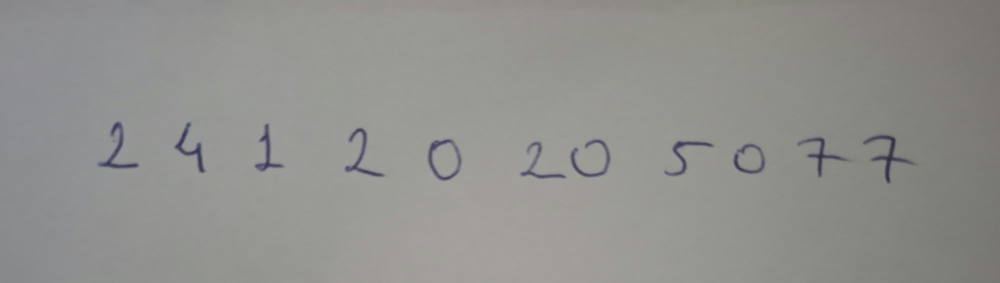
#> input picture numara.jpeg, 2000 x 566 px, given in place of numara.png, which was not available (shown at 1/2 size)
$ python split_digits.py numara.png --number 2021123456
#> lines starting #> are read from the running program, lines starting #| are printed output that depends on the picture; after the words box and inside, x2 and y2 are one past the last pixel; in counts of white or black regions, pixels touching at a corner belong together; pictures that were not available may be replaced by others from this repository, and a replacement may not be noted
"""
Tek görselde yan yana yazılmış rakamları ayırır, her birini MNIST biçimine (28x28,
siyah arka plan, beyaz rakam, ortalanmış) çevirir ve my_digits/ klasörüne kaydeder.

Kullanım:
    python split_digits.py numara.png --number 2021123456
    python split_digits.py tek_rakam.png --number 7        # tek rakam da olur
Seçenekler:
    --gap 0.15   rakamlar arası boşluk eşiği (rakam yüksekliğine oranı). Rakamlar
                 birleşik çıkıyorsa küçült (0.08), tek rakam ikiye bölünüyorsa büyüt (0.25).
Çıktı:
    my_digits/01_2.png, 02_0.png, ...   ve   results/split_preview.png (kontrol için)
"""
import argparse, os
import numpy as np
from PIL import Image, ImageOps
from scipy import ndimage
import matplotlib
matplotlib.use("Agg")
import matplotlib.pyplot as plt


def otsu(a):
    hist, _ = np.histogram(a, bins=256, range=(0, 255))
    p = hist / hist.sum(); w = np.cumsum(p); m = np.cumsum(p * np.arange(256))
    sb = (m[-1] * w - m) ** 2 / (w * (1 - w) + 1e-12)
    return int(np.argmax(sb))


def load_gray_inverted(path):
    a = np.array(ImageOps.exif_transpose(Image.open(path)).convert("L"), dtype=np.float32)
    bg = ndimage.gaussian_filter(a, max(a.shape) / 20)       # gölge / ışık farkını azalt
    if a.mean() > 127:                                       # beyaz kâğıt -> rakam beyaz olsun
        a = np.clip(bg - a, 0, None)
    else:
        a = np.clip(a - bg, 0, None)
    return a / (a.max() + 1e-8) * 255


def to_mnist(crop):
    """crop: rakam beyaz, arka plan siyah (0-255). 20x20'ye sığdır, 28x28'e ortala."""
    h, w = crop.shape
    s = 20.0 / max(h, w)
    img = Image.fromarray(crop.astype(np.uint8)).resize(
        (max(1, round(w * s)), max(1, round(h * s))), Image.LANCZOS)
    a = np.array(img, dtype=np.float32)
    canvas = np.zeros((28, 28), np.float32)
    y0, x0 = (28 - a.shape[0]) // 2, (28 - a.shape[1]) // 2
    canvas[y0:y0 + a.shape[0], x0:x0 + a.shape[1]] = a
    cy, cx = ndimage.center_of_mass(canvas)
    canvas = ndimage.shift(canvas, (14 - cy, 14 - cx), order=1)
    return np.clip(canvas, 0, 255).astype(np.uint8)


def segment(ink, gap_ratio):
    cols = ink.any(axis=0)
    xs = np.where(cols)[0]
    ys = np.where(ink.any(axis=1))[0]
    height = ys.max() - ys.min() + 1
    gap = max(2, int(gap_ratio * height))
    runs, start, prev = [], xs[0], xs[0]
    for x in xs[1:]:
        if x - prev > gap:
            runs.append((start, prev)); start = x
        prev = x
    runs.append((start, prev))
    # çok küçük lekeleri (gürültü) at
    total = ink.sum()
    return [(a, b) for a, b in runs if ink[:, a:b + 1].sum() > 0.01 * total]


def main():
    ap = argparse.ArgumentParser()
    ap.add_argument("image")
    ap.add_argument("--number", default="", help="gerçek rakamlar, örn. 2021123456")
    ap.add_argument("--gap", type=float, default=0.15)
    ap.add_argument("--out", default="my_digits")
    args = ap.parse_args()

    gray = load_gray_inverted(args.image)
#> in load_gray_inverted, `a = np.clip(bg - a, 0, None)`:
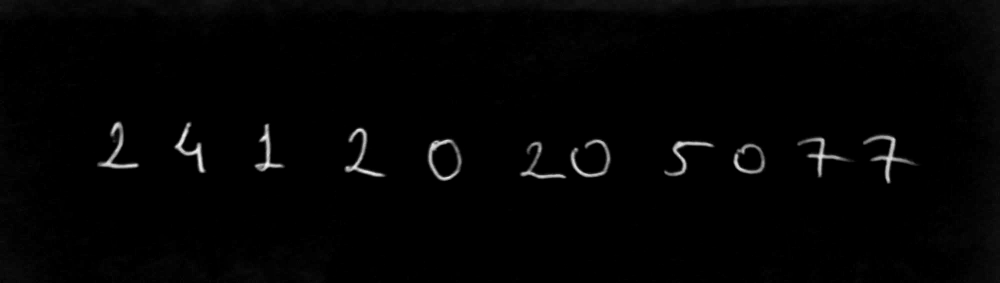
#> a: shape (566, 2000) float32 (shown at 1/2 size); min 0, max 94.99, mean 1.3; drawn with min black and max white
    ink = gray > otsu(gray) * 0.8
#> in otsu, `hist, _ = np.histogram(a, bins=256, range=(0, 255))`: hist = 256 values, max 873453 at index 0, min 0 at index 251, mean 4421.9
#> in otsu, `p = hist / hist.sum()`: p = 256 values, max 0.772 at index 0, min 0 at index 251, mean 0.00391
#> in otsu, `w = np.cumsum(p)`: w = 256 values from 0.772 to 1
#> in otsu, `m = np.cumsum(p * np.arange(256))`: m = 256 values from 0 to 3.33
#> in otsu, `sb = (m[-1] * w - m) ** 2 / (w * (1 - w) + 1e-12)`: sb = 256 values, max 291.4 at index 74, min 1.26e-17 at index 255, mean 185.7
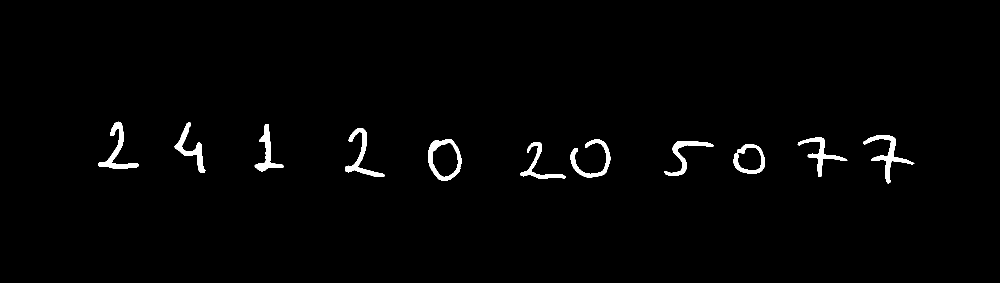
#> ink: shape (566, 2000) bool (shown at 1/2 size); 1.5% white; 11 white regions, largest, box (x1, y1, x2, y2) and area: (1726, 270, 1829, 367) 1929, (856, 278, 923, 362) 1812, (196, 243, 277, 337) 1755
    ink = ndimage.binary_opening(ink, iterations=1)          # tek piksellik gürültüyü sil
#> ink: shape (566, 2000) bool; 1.5% white; 11 white regions, largest, box (x1, y1, x2, y2) and area: (1726, 270, 1828, 367) 1924, (856, 278, 923, 362) 1806, (196, 243, 277, 337) 1750
    runs = segment(ink, args.gap)
#> in segment, `xs = np.where(cols)[0]`: xs = 884 values from 196 to 1827
#> in segment, `ys = np.where(ink.any(axis=1))[0]`: ys = 124 values from 243 to 366
#> in segment, `height = ys.max() - ys.min() + 1`: height = 124
#> in segment, `gap = max(2, int(gap_ratio * height))`: gap = 18
#> in segment, `runs, start, prev = [], xs[0], xs[0]`: runs = []; start = 196
#> the loop in segment, `for x in xs[1:]:` made 883 passes
#> start on passes 81, 143, 202, 282, 349, 521, 620, 683, 782: 349, 509, 690, 856, 1040, 1328, 1467, 1595, 1726
#> after the loop in segment, `for x in xs[1:]:`: runs = [(196, 276), (349, 410), (509, 567), (690, 769), (856, 922), (1040, 1220), (1328, 1426), (1467, 1529), (1595, 1693)]
#> in segment, `total = ink.sum()`: total = 17323
#> runs = [(196, 276), (349, 410), (509, 567), (690, 769), (856, 922), (1040, 1220), (1328, 1426), (1467, 1529), (1595, 1693), (1726, 1827)]
    print(f"{len(runs)} rakam bulundu.")
#| 10 rakam bulundu.
    if args.number and len(args.number) != len(runs):
        print(f"UYARI: --number {len(args.number)} rakam, görselde {len(runs)} bulundu. "
              f"results/split_preview.png'ye bak, --gap değerini değiştir.")

    os.makedirs(args.out, exist_ok=True); os.makedirs("results", exist_ok=True)
    fig, axes = plt.subplots(2, max(len(runs), 1), figsize=(2 * max(len(runs), 1), 4.4), squeeze=False)
    for i, (a, b) in enumerate(runs):
        rows = np.where(ink[:, a:b + 1].any(axis=1))[0]
        crop = gray[rows.min():rows.max() + 1, a:b + 1]
        # kırpma sırasında silinmiş zayıf pikselleri temizle
        crop = np.where(crop > otsu(gray) * 0.4, crop, 0)
        img28 = to_mnist(crop)
        label = args.number[i] if i < len(args.number) else "x"
        path = f"{args.out}/{i+1:02d}_{label}.png"
        Image.fromarray(img28).save(path)
        axes[0][i].imshow(gray[:, a:b + 1], cmap="gray"); axes[0][i].set_title("kesilen", fontsize=8)
        axes[1][i].imshow(img28, cmap="gray"); axes[1][i].set_title(f"28x28 → {label}", fontsize=8)
        for r in (0, 1): axes[r][i].axis("off")
        print("kaydedildi:", path)
#> this loop made 10 passes
#> (b, h in to_mnist, s in to_mnist, y0 in to_mnist, x0 in to_mnist, cy in to_mnist) on passes 1 to 10: (276, 94, 0.213, 4, 5, 16.21), (410, 101, 0.198, 4, 8, 14.06), (567, 95, 0.211, 4, 8, 15.56), (769, 98, 0.204, 4, 6, 14.94), (922, 84, 0.238, 4, 6, 12.92), (1220, 79, 0.11, 9, 4, 13.88), (1426, 70, 0.202, 7, 4, 11.68), (1529, 60, 0.317, 4, 4, 13.86), (1693, 79, 0.202, 6, 4, 12.2), (1827, 97, 0.196, 4, 4, 11.31)
#| kaydedildi: my_digits/01_2.png
#| kaydedildi: my_digits/02_0.png
#| kaydedildi: my_digits/03_2.png
#| kaydedildi: my_digits/04_1.png
#| kaydedildi: my_digits/05_1.png
#| kaydedildi: my_digits/06_2.png
#| kaydedildi: my_digits/07_3.png
#| kaydedildi: my_digits/08_4.png
#> (further printed lines are left out)
#> pass 1, in main, `crop = gray[rows.min():rows.max() + 1, a:b + 1]`:
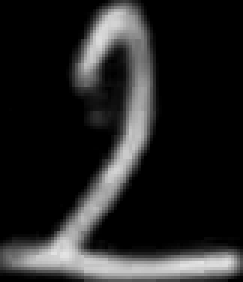
#> crop: shape (94, 81) float32 (shown 3 times larger); min 0, max 228.6, mean 36.3
#> pass 1, in to_mnist, `img = Image.fromarray(crop.astype(np.uint8)).resize( (max(1, round(w *..`:
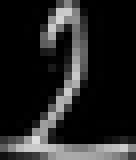
#> img: PIL image 17x20 L (shown 8 times larger); min 0, max 222, mean 36.3
#> pass 1, in to_mnist, `canvas = ndimage.shift(canvas, (14 - cy, 14 - cx), order=1)`:
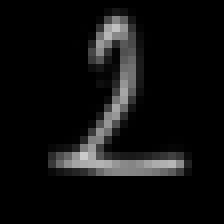
#> canvas: shape (28, 28) float32 (shown 8 times larger); min 0, max 203.4, mean 15.7
#> after the loop:
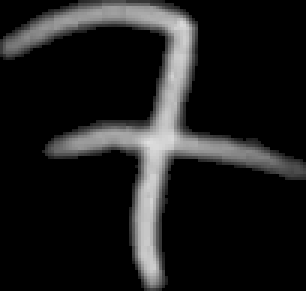
#> crop: shape (97, 102) float32 (shown 3 times larger); min 0, max 223.4, mean 28.4
    plt.tight_layout(); plt.savefig("results/split_preview.png", dpi=130)
#> after `plt.tight_layout()`:
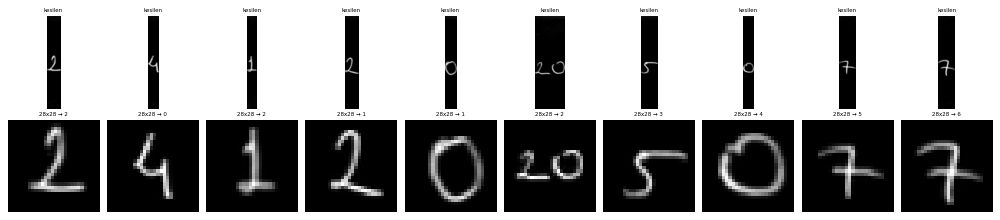
#> figure drawn by matplotlib, 20 panels
    print("Kontrol görseli: results/split_preview.png")


if __name__ == "__main__":
    main()
